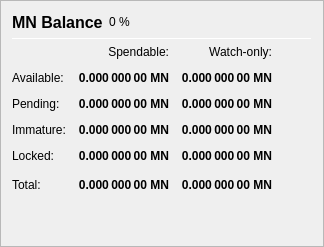
                   <widget class="QFrame" name="frame_Balances">
                    <property name="frameShape">
                     <enum>QFrame::StyledPanel</enum>
                    </property>
                    <property name="frameShadow">
                     <enum>QFrame::Raised</enum>
                    </property>
                    <layout class="QVBoxLayout" name="verticalLayout_4">
                     <item>
                      <layout class="QHBoxLayout" name="horizontalLayout_4">
                       <item>
                        <widget class="QLabel" name="label_5">
                         <property name="minimumSize">
                          <size>
                           <width>0</width>
                           <height>20</height>
                          </size>
                         </property>
                         <property name="font">
                          <font>
                           <pointsize>12</pointsize>
                           <weight>75</weight>
                           <bold>true</bold>
                          </font>
                         </property>
                         <property name="text">
                          <string>MN Balance</string>
                         </property>
                        </widget>
                       </item>
                       <item>
                        <widget class="QLabel" name="labelMNPercent">
                         <property name="text">
                          <string notr="true">0 %</string>
                         </property>
                        </widget>
                       </item>
                       <item>
                        <spacer name="horizontalSpacer_3">
                         <property name="orientation">
                          <enum>Qt::Horizontal</enum>
                         </property>
                         <property name="sizeHint" stdset="0">
                          <size>
                           <width>40</width>
                           <height>20</height>
                          </size>
                         </property>
                        </spacer>
                       </item>
                      </layout>
                     </item>
                     <item>
                      <widget class="Line" name="line_Balance">
                       <property name="minimumSize">
                        <size>
                         <width>0</width>
                         <height>1</height>
                        </size>
                       </property>
                       <property name="maximumSize">
                        <size>
                         <width>16777215</width>
                         <height>1</height>
                        </size>
                       </property>
                       <property name="orientation">
                        <enum>Qt::Horizontal</enum>
                       </property>
                      </widget>
                     </item>
                     <item>
                      <layout class="QGridLayout" name="gridLayout">
                       <property name="spacing">
                        <number>12</number>
                       </property>
                       <item row="0" column="1">
                        <widget class="QLabel" name="labelSpendable">
                         <property name="text">
                          <string>Spendable:</string>
                         </property>
                         <property name="alignment">
                          <set>Qt::AlignRight|Qt::AlignTrailing|Qt::AlignVCenter</set>
                         </property>
                        </widget>
                       </item>
                       <item row="0" column="2">
                        <widget class="QLabel" name="labelWatchonly">
                         <property name="text">
                          <string>Watch-only:</string>
                         </property>
                         <property name="alignment">
                          <set>Qt::AlignRight|Qt::AlignTrailing|Qt::AlignVCenter</set>
                         </property>
                        </widget>
                       </item>
                       <item row="1" column="0">
                        <widget class="QLabel" name="labelBalanceText">
                         <property name="text">
                          <string>Available:</string>
                         </property>
                        </widget>
                       </item>
                       <item row="1" column="1">
                        <widget class="QLabel" name="labelBalance">
                         <property name="font">
                          <font>
                           <weight>75</weight>
                           <bold>true</bold>
                          </font>
                         </property>
                         <property name="cursor">
                          <cursorShape>IBeamCursor</cursorShape>
                         </property>
                         <property name="toolTip">
                          <string>Your current spendable balance</string>
                         </property>
                         <property name="text">
                          <string notr="true">0.000 000 00 MN</string>
                         </property>
                         <property name="alignment">
                          <set>Qt::AlignRight|Qt::AlignTrailing|Qt::AlignVCenter</set>
                         </property>
                         <property name="textInteractionFlags">
                          <set>Qt::LinksAccessibleByMouse|Qt::TextSelectableByKeyboard|Qt::TextSelectableByMouse</set>
                         </property>
                        </widget>
                       </item>
                       <item row="1" column="2">
                        <widget class="QLabel" name="labelWatchAvailable">
                         <property name="font">
                          <font>
                           <weight>75</weight>
                           <bold>true</bold>
                          </font>
                         </property>
                         <property name="cursor">
                          <cursorShape>IBeamCursor</cursorShape>
                         </property>
                         <property name="toolTip">
                          <string>Your current balance in watch-only addresses</string>
                         </property>
                         <property name="text">
                          <string notr="true">0.000 000 00 MN</string>
                         </property>
                         <property name="alignment">
                          <set>Qt::AlignRight|Qt::AlignTrailing|Qt::AlignVCenter</set>
                         </property>
                         <property name="textInteractionFlags">
                          <set>Qt::LinksAccessibleByMouse|Qt::TextSelectableByKeyboard|Qt::TextSelectableByMouse</set>
                         </property>
                        </widget>
                       </item>
                       <item row="2" column="0">
                        <widget class="QLabel" name="labelPendingText">
                         <property name="text">
                          <string>Pending:</string>
                         </property>
                        </widget>
                       </item>
                       <item row="2" column="1">
                        <widget class="QLabel" name="labelUnconfirmed">
                         <property name="font">
                          <font>
                           <weight>75</weight>
                           <bold>true</bold>
                          </font>
                         </property>
                         <property name="cursor">
                          <cursorShape>IBeamCursor</cursorShape>
                         </property>
                         <property name="toolTip">
                          <string>Total of transactions that have yet to be confirmed, and do not yet count toward the spendable balance</string>
                         </property>
                         <property name="text">
                          <string notr="true">0.000 000 00 MN</string>
                         </property>
                         <property name="alignment">
                          <set>Qt::AlignRight|Qt::AlignTrailing|Qt::AlignVCenter</set>
                         </property>
                         <property name="textInteractionFlags">
                          <set>Qt::LinksAccessibleByMouse|Qt::TextSelectableByKeyboard|Qt::TextSelectableByMouse</set>
                         </property>
                        </widget>
                       </item>
                       <item row="2" column="2">
                        <widget class="QLabel" name="labelWatchPending">
                         <property name="font">
                          <font>
                           <weight>75</weight>
                           <bold>true</bold>
                          </font>
                         </property>
                         <property name="cursor">
                          <cursorShape>IBeamCursor</cursorShape>
                         </property>
                         <property name="toolTip">
                          <string>Unconfirmed transactions to watch-only addresses</string>
                         </property>
                         <property name="text">
                          <string notr="true">0.000 000 00 MN</string>
                         </property>
                         <property name="alignment">
                          <set>Qt::AlignRight|Qt::AlignTrailing|Qt::AlignVCenter</set>
                         </property>
                         <property name="textInteractionFlags">
                          <set>Qt::LinksAccessibleByMouse|Qt::TextSelectableByKeyboard|Qt::TextSelectableByMouse</set>
                         </property>
                        </widget>
                       </item>
                       <item row="3" column="0">
                        <widget class="QLabel" name="labelImmatureText">
                         <property name="text">
                          <string>Immature:</string>
                         </property>
                        </widget>
                       </item>
                       <item row="3" column="1">
                        <widget class="QLabel" name="labelImmature">
                         <property name="font">
                          <font>
                           <weight>75</weight>
                           <bold>true</bold>
                          </font>
                         </property>
                         <property name="cursor">
                          <cursorShape>IBeamCursor</cursorShape>
                         </property>
                         <property name="toolTip">
                          <string>Staked or masternode rewards that has not yet matured</string>
                         </property>
                         <property name="text">
                          <string notr="true">0.000 000 00 MN</string>
                         </property>
                         <property name="alignment">
                          <set>Qt::AlignRight|Qt::AlignTrailing|Qt::AlignVCenter</set>
                         </property>
                         <property name="textInteractionFlags">
                          <set>Qt::LinksAccessibleByMouse|Qt::TextSelectableByKeyboard|Qt::TextSelectableByMouse</set>
                         </property>
                        </widget>
                       </item>
                       <item row="3" column="2">
                        <widget class="QLabel" name="labelWatchImmature">
                         <property name="font">
                          <font>
                           <weight>75</weight>
                           <bold>true</bold>
                          </font>
                         </property>
                         <property name="cursor">
                          <cursorShape>IBeamCursor</cursorShape>
                         </property>
                         <property name="toolTip">
                          <string>Staked or masternode rewards in watch-only addresses that has not yet matured</string>
                         </property>
                         <property name="text">
                          <string notr="true">0.000 000 00 MN</string>
                         </property>
                         <property name="alignment">
                          <set>Qt::AlignRight|Qt::AlignTrailing|Qt::AlignVCenter</set>
                         </property>
                         <property name="textInteractionFlags">
                          <set>Qt::LinksAccessibleByMouse|Qt::TextSelectableByKeyboard|Qt::TextSelectableByMouse</set>
                         </property>
                        </widget>
                       </item>
                       <item row="4" column="0">
                        <widget class="QLabel" name="labelLockedBalanceText">
                         <property name="toolTip">
                          <string>Locked MN or Masternode collaterals. These are excluded from zMN minting.</string>
                         </property>
                         <property name="text">
                          <string>Locked:</string>
                         </property>
                        </widget>
                       </item>
                       <item row="4" column="1">
                        <widget class="QLabel" name="labelLockedBalance">
                         <property name="font">
                          <font>
                           <weight>75</weight>
                           <bold>true</bold>
                          </font>
                         </property>
                         <property name="cursor">
                          <cursorShape>IBeamCursor</cursorShape>
                         </property>
                         <property name="toolTip">
                          <string>Locked MN or Masternode collaterals. These are excluded from zMN minting.</string>
                         </property>
                         <property name="text">
                          <string notr="true">0.000 000 00 MN</string>
                         </property>
                         <property name="alignment">
                          <set>Qt::AlignRight|Qt::AlignTrailing|Qt::AlignVCenter</set>
                         </property>
                         <property name="textInteractionFlags">
                          <set>Qt::LinksAccessibleByMouse|Qt::TextSelectableByKeyboard|Qt::TextSelectableByMouse</set>
                         </property>
                        </widget>
                       </item>
                       <item row="4" column="2">
                        <widget class="QLabel" name="labelWatchLocked">
                         <property name="font">
                          <font>
                           <weight>75</weight>
                           <bold>true</bold>
                          </font>
                         </property>
                         <property name="cursor">
                          <cursorShape>IBeamCursor</cursorShape>
                         </property>
                         <property name="toolTip">
                          <string>Current locked balance in watch-only addresses</string>
                         </property>
                         <property name="text">
                          <string notr="true">0.000 000 00 MN</string>
                         </property>
                         <property name="alignment">
                          <set>Qt::AlignRight|Qt::AlignTrailing|Qt::AlignVCenter</set>
                         </property>
                         <property name="textInteractionFlags">
                          <set>Qt::LinksAccessibleByMouse|Qt::TextSelectableByKeyboard|Qt::TextSelectableByMouse</set>
                         </property>
                        </widget>
                       </item>
                       <item row="5" column="0">
                        <widget class="QLabel" name="labelTotalText">
                         <property name="toolTip">
                          <string>Your current MasterNoder balance, unconfirmed and immature transactions included</string>
                         </property>
                         <property name="text">
                          <string>Total:</string>
                         </property>
                        </widget>
                       </item>
                       <item row="5" column="1">
                        <widget class="QLabel" name="labelTotal">
                         <property name="font">
                          <font>
                           <weight>75</weight>
                           <bold>true</bold>
                          </font>
                         </property>
                         <property name="cursor">
                          <cursorShape>IBeamCursor</cursorShape>
                         </property>
                         <property name="toolTip">
                          <string>Your current MasterNoder balance, unconfirmed and immature transactions included</string>
                         </property>
                         <property name="text">
                          <string notr="true">0.000 000 00 MN</string>
                         </property>
                         <property name="alignment">
                          <set>Qt::AlignRight|Qt::AlignTrailing|Qt::AlignVCenter</set>
                         </property>
                         <property name="textInteractionFlags">
                          <set>Qt::LinksAccessibleByMouse|Qt::TextSelectableByKeyboard|Qt::TextSelectableByMouse</set>
                         </property>
                        </widget>
                       </item>
                       <item row="5" column="2">
                        <widget class="QLabel" name="labelWatchTotal">
                         <property name="font">
                          <font>
                           <weight>75</weight>
                           <bold>true</bold>
                          </font>
                         </property>
                         <property name="cursor">
                          <cursorShape>IBeamCursor</cursorShape>
                         </property>
                         <property name="toolTip">
                          <string>Current total balance in watch-only addresses</string>
                         </property>
                         <property name="text">
                          <string notr="true">0.000 000 00 MN</string>
                         </property>
                         <property name="alignment">
                          <set>Qt::AlignRight|Qt::AlignTrailing|Qt::AlignVCenter</set>
                         </property>
                         <property name="textInteractionFlags">
                          <set>Qt::LinksAccessibleByMouse|Qt::TextSelectableByKeyboard|Qt::TextSelectableByMouse</set>
                         </property>
                        </widget>
                       </item>
                       <item row="5" column="3">
                        <spacer name="horizontalSpacer_9">
                         <property name="orientation">
                          <enum>Qt::Horizontal</enum>
                         </property>
                         <property name="sizeHint" stdset="0">
                          <size>
                           <width>40</width>
                           <height>20</height>
                          </size>
                         </property>
                        </spacer>
                       </item>
                      </layout>
                     </item>
                     <item>
                      <spacer name="verticalSpacer_3">
                       <property name="orientation">
                        <enum>Qt::Vertical</enum>
                       </property>
                       <property name="sizeHint" stdset="0">
                        <size>
                         <width>20</width>
                         <height>40</height>
                        </size>
                       </property>
                      </spacer>
                     </item>
                    </layout>
                   </widget>
